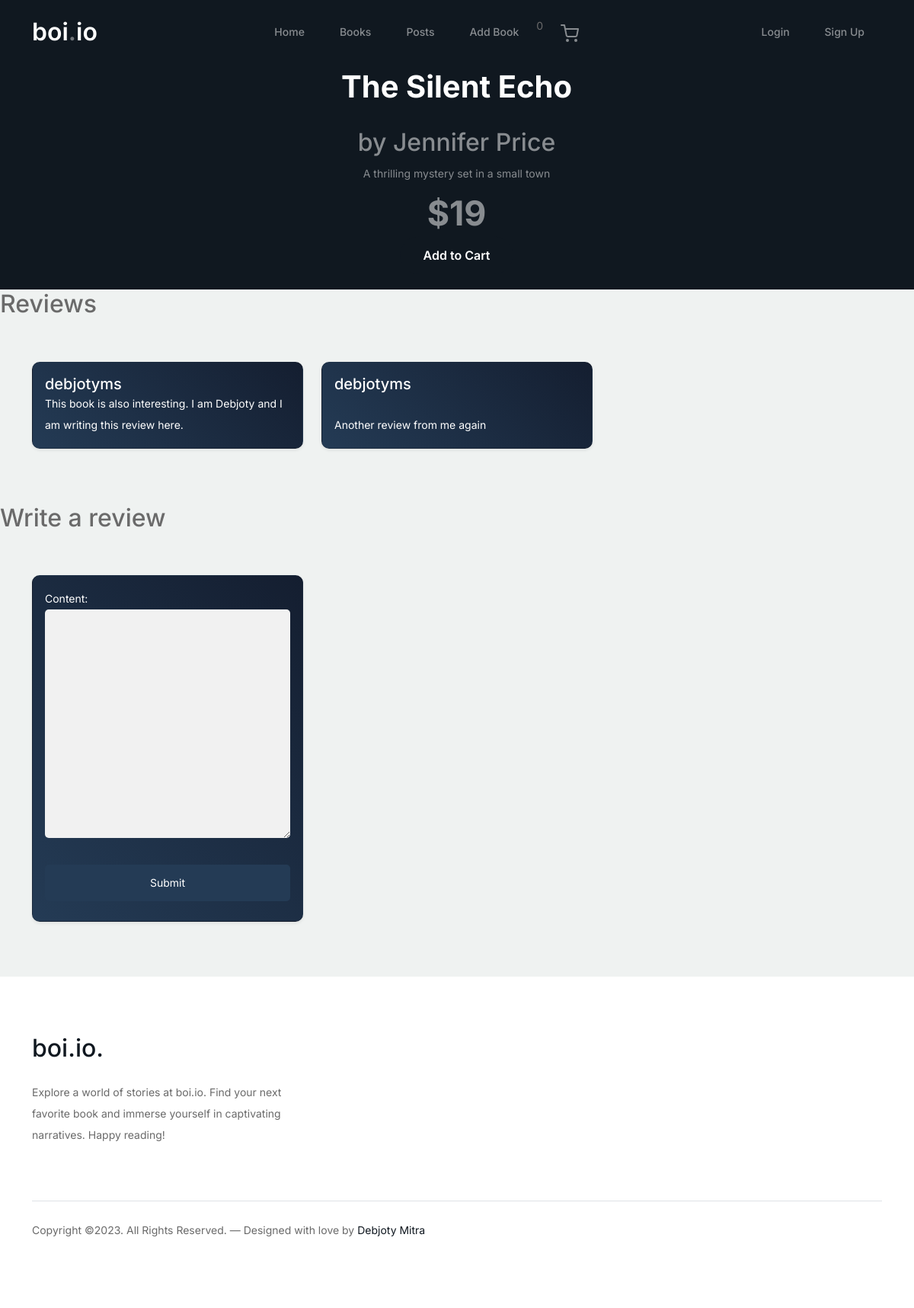
/product/1/, run on the app's committed database.
### accounts/models.py (models this page shows, shortened)
class Book(models.Model):
    title = models.CharField(max_length=100, null=False)
    author = models.CharField(max_length=100, null=False)
    price = models.IntegerField(null=False)
    stock = models.IntegerField(null=False)
    genre = models.CharField(max_length=100, null=False)
    description = models.TextField(null=False)
    isbn = models.IntegerField(unique=True, null=False)

class Review(models.Model):
    user = models.ForeignKey(User, on_delete=models.CASCADE)
    book = models.ForeignKey(Book, on_delete=models.CASCADE)
    content = models.TextField()

### accounts/views.py (the view, shortened to what this page needs)
# urls.py: path('product/<int:book_id>/', views.product, name='product'),
def product(request, book_id):
    book = get_object_or_404(Book, id=book_id)
    reviews = Review.objects.filter(book=book)
    form = ReviewForm()
    return render(request, 'product.html', {'book': book, 'reviews': reviews, 'form': form})

### accounts/forms.py
class ReviewForm(forms.ModelForm):
    class Meta:
        model = Review
        fields = ['content']

### cart/carts.py (called while the page is built)
    def __len__(self):
        return len(list(self.cart.keys()))

### cart/context_processors.py (called while the page is built)
def cart(request):
    return {'cart': Cart(request)}

### accounts/templates/product.html (shortened to what this page needs)
{% extends 'base.html' %}
{% load static %}
{% block content %}
<div class="hero d-flex align-items-center" style="padding-top: 20px; padding-bottom: 20px;">
    <div class="container">
        <div class="row justify-content-center">
            <div class="col-lg-5 text-center">
                <div class="intro-excerpt">
                    <h1>{{ book.title }}</h1>
                    <h2 class="card-title">by {{ book.author }}</h2>
                    <p class="mb-4">{{ book.description }}</p>
                    <p class="small-text">${{ book.price }}</p>
                    <form action="{% url 'add-to-cart' book.id %}" method="POST">
                        <button type="submit" class="btn btn-primary">Add to Cart</button>
                    </form>
                </div>
            </div>
        </div>
    </div>
</div>
<h2>Reviews</h2>
<div class="container py-5">
    <div class="row">
        {% for review in reviews %}
            <div class="col-lg-4 mb-4">
                <div class="card h-100 shadow-sm">
                    <div class="card-body d-flex flex-column">
                        <h5 class="card-title mb-0">{{ review.user.username }}</h5>
                        <p class="card-text mt-auto">{{ review.content }}</p>
                    </div>
                </div>
            </div>
        {% empty %}
            <p>No reviews yet.</p>
        {% endfor %}
    </div>
</div>
<h2>Write a review</h2>
<div class="container py-5">
    <div class="row">
        <div class="col-lg-4 mb-4">
            <div class="card h-100 shadow-sm">
                <div class="card-body d-flex flex-column">
                    <form method="post" class="review-form">
                        {{ form.as_p }}
                        <button type="submit">Submit</button>
                    </form>
                </div>
            </div>
        </div>
    </div>
</div>
{% endblock %}

### templates/base.html (shortened to what this page needs)
{% load static %}
{% load crispy_forms_tags %}
<!doctype html>
<html lang="en">
<head>
    <link href="{% static 'css/bootstrap.min.css' %}" rel="stylesheet">
    <link href="https://cdnjs.cloudflare.com/ajax/libs/font-awesome/6.0.0-beta3/css/all.min.css" rel="stylesheet">
    <link href="{% static 'css/tiny-slider.css' %}" rel="stylesheet">
    <link href="{% static 'css/style.css' %}" rel="stylesheet">
</head>
<body>
    {% include 'components/header.html' %}
    {% block content %}{% endblock %}
    {% include 'components/footer.html' %}
</body>
</html>

### templates/components/header.html (shortened to what this page needs)
{% load static %}
<nav class="custom-navbar navbar navbar navbar-expand-md navbar-dark bg-dark fixed-top" arial-label="Furni navigation bar">
    <div class="container">
        <a class="navbar-brand" href="{% url 'home'%}">boi<span>.</span>io</a>
        <div class="collapse navbar-collapse justify-content-center" id="navbarsFurni">
            <ul class="custom-navbar-nav navbar-nav ms-auto mb-2 mb-md-0">
                <li><a class="nav-link" href="{% url 'home'%}">Home</a></li>
                <li><a class="nav-link" href="{% url 'books'%}">Books</a></li>
                <li><a class="nav-link" href="{% url 'posts'%}">Posts</a></li>
                <li><a class="nav-link" href="{% url 'addbook'%}">Add Book</a></li>
                <span>{{cart|length}}</span>
                <li><a class="nav-link" href="{% url 'cart'%}"><img src="{% static 'images/cart.svg' %}"></a></li>
            </ul>
            <ul class="custom-navbar-nav navbar-nav ms-auto mb-2 mb-md-0">
                {% if request.user.is_authenticated %}
                <li><a class="nav-link" href="contact.html">{{request.user}}</a></li>
                <li><a class="nav-link" href="{% url 'logout'%}">Logout</a></li>
                {% else %}
                <li><a class="nav-link" href="{% url 'login'%}">Login</a></li>
                <li><a class="nav-link" href="{% url 'signup'%}">Sign Up</a></li>
                {% endif %}
            </ul>
        </div>
    </div>
</nav>

### templates/components/footer.html
{% load static %}
<footer class="footer-section">
    <div class="container relative">
        <div class="row g-5 mb-5">
            <div class="col-lg-4">
                <div class="mb-4 footer-logo-wrap"><a href="#" class="footer-logo">boi.io<span>.</span></a></div>
                <p class="mb-4">Explore a world of stories at boi.io. Find your next favorite book and immerse yourself in captivating narratives. Happy reading!</p>
            </div>
        </div>
        <div class="border-top copyright">
            <div class="row pt-4">
                <div class="col-lg-6">
                    <p class="mb-2 text-center text-lg-start">Copyright &copy;<script>document.write(new Date().getFullYear());</script>. All Rights Reserved. &mdash; Designed with love by <a href="https://blog.debjotyms.com">Debjoty Mitra</a></p>
                </div>
            </div>
        </div>
    </div>
</footer>

### static/css/style.css (style rules this page uses)
body { overflow-x: hidden; position: relative; }
body { font-family: "Inter", sans-serif; font-weight: 400; line-height: 28px; color: #6a6a6a; font-size: 14px; background-color: #eff2f1; }
a { text-decoration: none; -webkit-transition: .3s all ease; -o-transition: .3s all ease; transition: .3s all ease; color: #b6b6b6; text-decoration: underline; }
.custom-navbar { background: #101820 !important; padding-top: 20px; padding-bottom: 20px; }
.custom-navbar .navbar-brand { font-size: 32px; font-weight: 600; }
.custom-navbar .navbar-brand > span { opacity: .4; }
@media (min-width: 992px) { .custom-navbar .custom-navbar-nav li { margin-left: 15px; margin-right: 15px; } }
.custom-navbar .custom-navbar-nav li a { font-weight: 500; color: #ffffff !important; opacity: .5; -webkit-transition: .3s all ease; -o-transition: .3s all ease; transition: .3s all ease; position: relative; }
@media (min-width: 768px) { .custom-navbar .custom-navbar-nav li a:before { content: ""; position: absolute; bottom: 0; left: 8px; right: 8px; background: #ffffff; height: 5px; opacity: 1; visibility: visible; width: 0; -webkit-transition: .15s all ease-out; -o-transition: .15s all ease-out; transition: .15s all ease-out; } }
.hero { background: #101820; padding: calc(4rem - 30px) 0 0rem 0; }
@media (min-width: 768px) { .hero { padding: calc(4rem - 30px) 0 4rem 0; } }
@media (min-width: 992px) { .hero { padding: calc(8rem - 30px) 0 8rem 0; } }
.hero .intro-excerpt { position: relative; z-index: 4; }
@media (min-width: 992px) { .hero .intro-excerpt { max-width: 450px; } }
.hero h1 { font-weight: 700; color: #ffffff; margin-bottom: 30px; }
.hero p { color: rgba(255, 255, 255, 0.5); margin-botom: 30px; }
.btn { font-weight: 600; padding: 12px 30px; border-radius: 30px; color: #ffffff; background: #101820; border-color: #101820; }
.btn.btn-primary { background: #101820; border-color: #101820; }
.footer-section { padding: 80px 0; background: #ffffff; }
.footer-section .relative { position: relative; }
.footer-section a { text-decoration: none; color: #101820; -webkit-transition: .3s all ease; -o-transition: .3s all ease; transition: .3s all ease; }
.footer-section .footer-logo-wrap .footer-logo { font-size: 32px; font-weight: 500; text-decoration: none; color: #101820; }
.footer-section .border-top { border-color: #dce5e4; }
.footer-section .border-top.copyright { font-size: 14px !important; }
textarea { height: auto !important; }

### templates/base.html (style rules this page uses)
body { padding-top: 70px; }

### accounts/templates/product.html (style rules this page uses)
h2.card-title { color: rgb(136, 140, 144); }
.small-text { font-size: 2.8rem; font-weight: 700; }
.card { transition: transform 0.3s ease; cursor: pointer; border-radius: 10px; position: relative; color: white; background: linear-gradient(45deg , #243b55, #141e30); }
.card::before { content: ""; position: absolute; top: 0; left: 0; width: 100%; height: 100%; background: linear-gradient(45deg, #141e30 , #243b55); z-index: -1; opacity: 0; transition: opacity 0.3s ease; }
.review-form input, .review-form textarea, .review-form button { width: 100%; border: none; padding: 10px; margin-bottom: 10px; border-radius: 5px; }
.review-form input, .review-form textarea { background: #f1f1f1; }
.review-form button { background: #243b55; color: white; cursor: pointer; }

### data on the page
Book: title "The Silent Echo", author "Jennifer Price", description "A thrilling mystery set in a small town", price "19"
Review: user.username "debjotyms", content "This book is also interesting. I am Debjoty and I am writing this review here."
Review: user.username "debjotyms", content "Another review from me again"

### other printed values
{{ cart|length }} "0"
